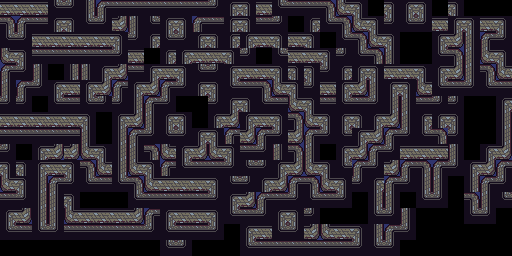

Tiled map render using the project's own tile images. Description and the whole map definition, tile-layer contents included, below:
An orthogonal 32x16 tile map with 16x16 px tiles, 2 tile layers (Tile Layer 1, Tile Layer 2).

<map version="1.5" tiledversion="1.7.0" orientation="orthogonal" renderorder="right-down" width="32" height="16" tilewidth="16" tileheight="16" infinite="0" nextlayerid="3" nextobjectid="1">
 <tileset firstgid="1" name="EvilWalls" tilewidth="16" tileheight="16" tilecount="18" columns="6">
  <image source="../sprites/tileset/EvilWalls.png" width="96" height="48" />
  <wangsets>
   <wangset name="Unnamed Set" type="edge" tile="-1">
    <wangcolor name="" color="#ff0000" tile="-1" probability="1" />
    <wangtile tileid="4" wangid="1,0,1,0,1,0,1,0" />
    <wangtile tileid="9" wangid="1,0,1,0,1,0,1,0" />
    <wangtile tileid="10" wangid="1,0,1,0,1,0,1,0" />
    <wangtile tileid="11" wangid="1,0,1,0,1,0,1,0" />
    <wangtile tileid="16" wangid="1,0,1,0,1,0,1,0" />
   </wangset>
  </wangsets>
 </tileset>
 <layer id="1" name="Tile Layer 1" width="32" height="16">
  <data encoding="csv">
1,0,0,0,0,0,0,1,3,1,17,17,17,17,17,2,2,3,0,0,1,3,0,0,3,1,3,0,3,0,0,0,
0,0,0,1,3,0,1,18,9,13,14,6,4,14,14,5,14,15,0,0,13,15,0,0,15,13,15,2,3,1,17,3,
0,1,3,7,10,0,7,4,15,1,3,0,1,3,1,3,0,1,2,3,0,3,0,0,0,0,0,6,16,18,4,15,
3,7,16,0,1,3,0,1,17,0,1,2,18,9,13,15,0,13,15,1,3,15,0,0,0,0,0,13,5,6,16,3,
1,18,9,0,12,9,1,18,5,6,16,3,13,15,0,0,0,1,3,13,15,1,17,17,17,2,3,0,0,13,6,16,
18,4,15,1,18,16,18,4,0,13,14,15,0,0,0,1,3,7,16,17,17,18,4,14,14,6,16,3,3,0,13,14,
4,15,0,12,4,14,5,15,1,2,3,0,0,0,12,4,15,12,4,5,5,6,16,3,0,13,5,15,15,0,0,1,
9,0,0,12,16,3,0,0,7,4,15,0,0,1,18,10,1,18,10,1,3,13,6,9,0,0,1,3,0,0,0,7,
10,0,0,7,6,10,0,0,7,16,3,0,0,12,4,15,12,4,15,13,15,1,18,10,0,0,13,15,3,0,0,7,
15,0,1,18,18,16,3,0,13,6,16,2,1,18,9,1,18,10,0,0,0,13,14,15,1,2,17,2,10,0,1,18,
17,3,13,14,14,6,16,2,2,18,4,5,13,6,10,13,15,0,0,0,1,17,3,0,18,4,6,4,15,1,18,4,
6,16,3,0,0,13,5,14,5,5,15,0,0,12,16,2,3,0,1,17,18,4,15,1,4,15,7,9,0,12,4,15,
13,6,16,2,3,0,0,0,1,17,2,0,0,7,4,5,15,0,12,4,14,15,0,13,15,0,13,15,0,6,10,13,
1,18,4,6,16,2,2,17,18,4,14,0,13,14,15,0,0,0,13,15,0,0,0,1,18,9,0,0,0,13,15,0,
13,5,15,13,14,5,5,14,14,15,1,3,0,0,0,1,2,17,2,18,16,2,3,12,4,15,0,0,0,0,0,0,
0,0,0,0,0,0,0,0,0,0,13,15,0,0,0,13,14,5,5,14,5,5,15,13,15,0,0,0,0,0,0,0
</data>
 </layer>
 <layer id="2" name="Tile Layer 2" width="32" height="16">
  <data encoding="csv">
2,2,2,13,15,7,4,14,14,14,14,14,14,15,1,3,0,13,14,14,6,16,3,0,0,0,0,0,0,0,0,0,
6,4,14,0,0,13,15,0,0,0,1,3,0,0,1,3,0,0,0,1,13,6,16,3,0,0,0,0,1,3,0,0,
13,15,2,2,2,2,2,3,0,0,13,15,0,0,0,1,2,3,0,0,0,13,6,16,3,0,0,1,18,9,0,0,
16,3,14,14,14,14,14,15,0,0,0,1,17,2,3,0,0,0,17,17,3,0,13,6,9,0,0,13,6,9,0,0,
4,15,0,0,0,0,0,0,0,1,17,3,13,15,1,17,17,3,0,3,15,0,1,3,0,0,0,1,18,10,0,0,
9,0,0,1,2,1,0,0,1,18,4,15,1,3,13,14,6,16,3,15,0,1,18,9,1,3,0,13,5,15,0,0,
15,0,0,13,14,13,15,0,7,4,15,0,0,15,1,3,13,14,16,3,0,13,14,15,7,9,0,0,0,0,0,0,
2,2,2,2,2,0,0,1,18,9,1,3,0,0,0,1,2,3,6,16,3,1,3,1,18,9,0,1,3,0,0,0,
14,14,14,14,14,0,0,7,4,15,13,15,1,3,0,18,4,15,18,4,15,13,1,18,4,15,0,6,15,0,0,0,
0,0,0,0,0,0,0,12,9,0,0,1,18,16,3,14,15,0,6,10,0,1,18,4,15,0,0,0,0,0,0,0,
3,0,1,2,3,0,0,12,16,3,0,13,5,14,15,0,0,1,18,16,3,13,4,15,0,0,0,0,0,0,0,0,
16,3,12,4,15,0,0,13,6,16,2,2,17,3,13,15,1,18,4,6,16,3,15,0,0,0,0,0,0,0,0,0,
14,15,12,10,0,0,0,0,13,5,14,14,5,15,1,18,4,14,15,13,14,15,0,12,9,0,0,0,0,0,0,0,
0,0,12,10,0,0,0,0,0,0,1,17,2,3,13,5,15,1,3,0,0,0,0,13,15,0,0,0,0,0,0,0,
0,0,13,15,0,0,0,0,0,0,13,5,14,15,0,0,0,13,15,0,0,0,0,0,0,0,0,0,0,0,0,0,
0,0,0,0,0,0,0,0,0,0,0,0,0,0,0,0,0,0,0,0,0,0,0,0,0,0,0,0,0,0,0,0
</data>
 </layer>
</map>